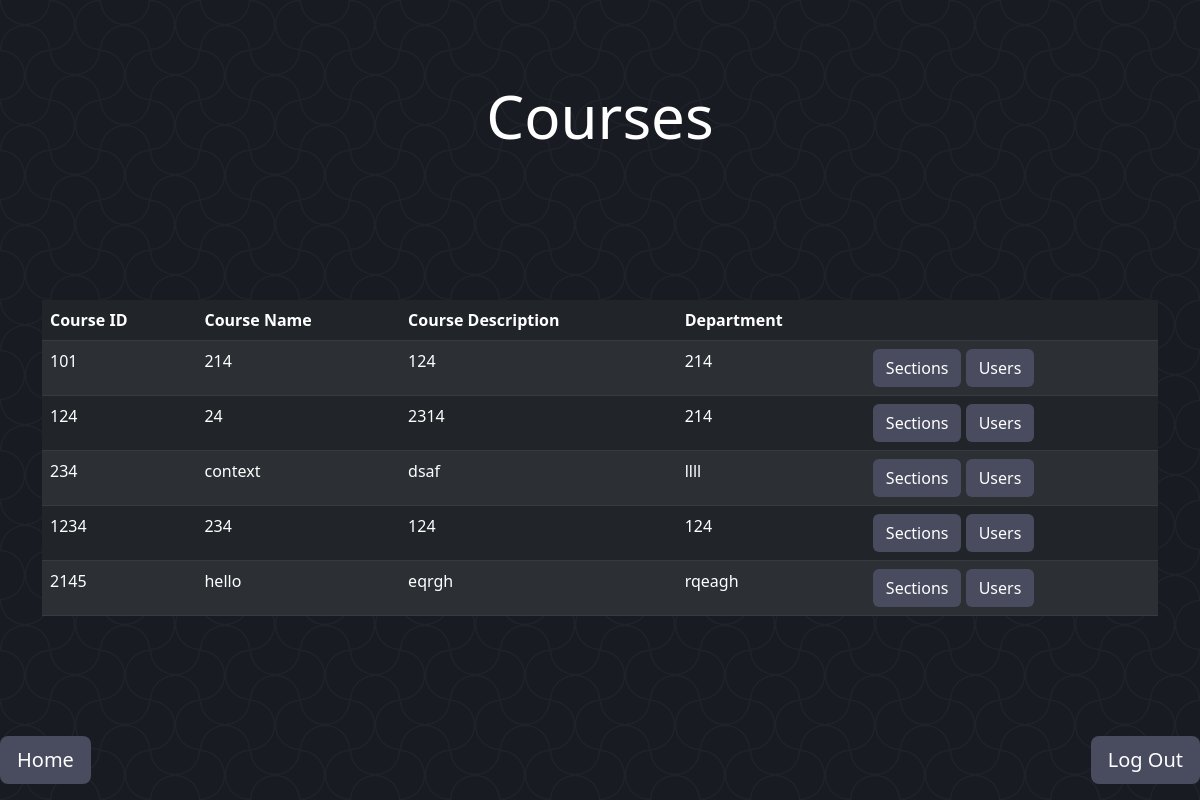
The app's page /courses/ (signed in) with its own data.
### Management/models.py (models this page shows, shortened)
class Course(models.Model):
    courseID = models.IntegerField(primary_key=True)
    courseName = models.CharField(max_length=40)
    courseDescription = models.CharField(max_length=140)
    courseDepartment = models.CharField(max_length=16)

### Management/views.py (the view)
# urls.py: path('courses/', courses.as_view(), name='courses'),
class courses(View):
    def get(self, request):
        if 'messageC' not in request.session:
            request.session['messageC']=""
        msg = request.session['messageC']
        request.session['messageC'] = ""
        userRole = request.session['roleSession']
        course = Course.objects.all()
        context = {'courses': course, 'roleTemplate': userRole, "message": msg}
        return render(request, "main/Course/courses.html", context)

### templates/main/Course/courses.html (shortened to what this page needs)
{% extends 'basePages.html' %}
{% block header %}
    Courses
{% endblock header %}
{% block content %}
    <div class="container">
        <table class="table table-dark table-striped" style="color: white">
            <thead>
                <th scope="col">Course ID</th>
                <th scope="col">Course Name</th>
                <th scope="col">Course Description</th>
                <th scope="col">Department</th>
                <th scope="col"></th>
            </thead>
            <tbody>
                {% for course in courses %}
                    <tr>
                        <td>{{ course.courseID }}</td>
                        <td>{{ course.courseName }}</td>
                        <td>{{ course.courseDescription }}</td>
                        <td>{{ course.courseDepartment }}</td>
                        <td>
                            <a class="btn" href="{% url 'sections' course.courseID %}" role="button" style="color: white; background-color: #494b5f">Sections</a>
                            <a class="btn" href="{% url 'usersInCourse' course.courseID %}" role="button" style="color: white; background-color: #494b5f">Users</a>
                        </td>
                    </tr>
                {% endfor %}
            </tbody>
        </table>
    </div>
{% endblock content %}

### static/css/style.css (style rules this page uses)
body { background-color: #282934; color: white !important; --s: 50px; --c: #191b22; --_s: calc(2*var(--s)) calc(2*var(--s)); --_g: 35.36% 35.36% at; --_c: #0000 66%,#20222a 68% 70%,#0000 72%; background: radial-gradient(var(--_g) 100% 25%,var(--_c)) var(--s) var(--s)/var(--_s), radial-gradient(var(--_g) 0 75%,var(--_c)) var(--s) var(--s)/var(--_s), radial-gradient(var(--_g) 100% 25%,var(--_c)) 0 0/var(--_s), radial-gradient(var(--_g) 0 75%,var(--_c)) 0 0/var(--_s), repeating-conic-gradient(var(--c) 0 25%,#0000 0 50%) 0 0/var(--_s), radial-gradient(var(--_c)) 0 calc(var(--s)/2)/var(--s) var(--s) var(--c); background-attachment: fixed; }

### records on screen
Course: courseID "101", courseName "214", courseDescription "124", courseDepartment "214"
Course: courseID "124", courseName "24", courseDescription "2314", courseDepartment "214"
Course: courseID "234", courseName "context", courseDescription "dsaf", courseDepartment "llll"
Course: courseID "1234", courseName "234", courseDescription "124", courseDepartment "124"
Course: courseID "2145", courseName "hello", courseDescription "eqrgh", courseDepartment "rqeagh"
